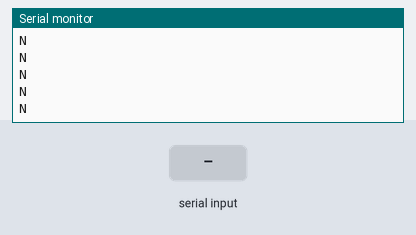
Simulated run of this sketch. Board: STM32 Blue Pill. Parts: the last lines printed to the serial monitor. The test bench sets the inputs (shaded band).

Above: at 4.2 s.
4.3 s: "90|45|200\n" received over the second serial link
At 4.5 s:
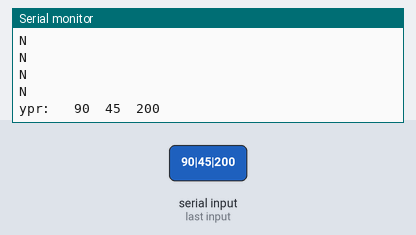
5.9 s: "200\n" received over the second serial link
At 7.5 s:
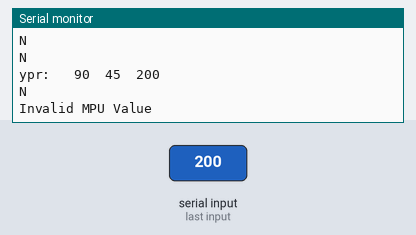

Measured:
- after the input at 4.3 s, the serial monitor: prints a new line after 0.10 s (image 1)
- after the input at 5.9 s, the serial monitor: prints a new line after 0.10 s (image 2)

The sketch:

STM32_SERIAL.ino
```cpp
HardwareSerial Serial3(USART3);

int yaw = -1; // -1 Untuk looping menunggu kalibrasi selesai
int pitch, roll = 0;

void setup() {
  Serial.setTx(PA9);
  Serial.setRx(PA10);
  Serial.begin(115200);

  Serial3.setTx(PD8);
  Serial3.setRx(PD9);
  Serial3.begin(115200);

  delay(3000);

  while (yaw == -1) {
    read_maix();
    delay(200);
    Serial.println("N");
  }
}

void read_maix() {
  // Serial2.println("Trigger Maix");
  Serial3.write('1'); // trigger maix buat ngirim data
  // Serial2.println("Data Masuk");
  // Serial2.println(Serial.available());

  String yawT = "";
  String pitchT = "";
  String rollT = "";

  int i = 0;
  while (Serial3.available()) {
    if (i == 0) {
      char c = Serial3.read();
      if (c == '|') {
        i += 1;
      } else {
        yawT += c;
        if (yawT.length() > 3) {
          Serial.println("Invalid MPU Value"); // Karena value yaw maksimal 360, jika lebih dari 3 digit maka Serial yang diterima bukan value YPR.
          while (Serial.available()) {
            Serial3.read();
          }
          return;
        }
      }
    } else if (i == 1) {
      char c = Serial3.read();
      if (c == '|') {
        i += 2;
      } else {
        pitchT += c;
      }
    } else {
      char c = Serial3.read();
      rollT += c;
    }
  }

  if (yawT != "" && pitchT != "" && rollT != "") {
    Serial.print("ypr: \t");
    Serial.print(yawT);
    Serial.print("\t");
    Serial.print(pitchT);
    Serial.print("\t");
    Serial.println(rollT);
    Serial3.flush();

    yaw = yawT.toInt();
    pitch = pitchT.toInt();
    roll = rollT.toInt();
  }

}

void loop() {
  read_maix();
  delay(200);
}
```
